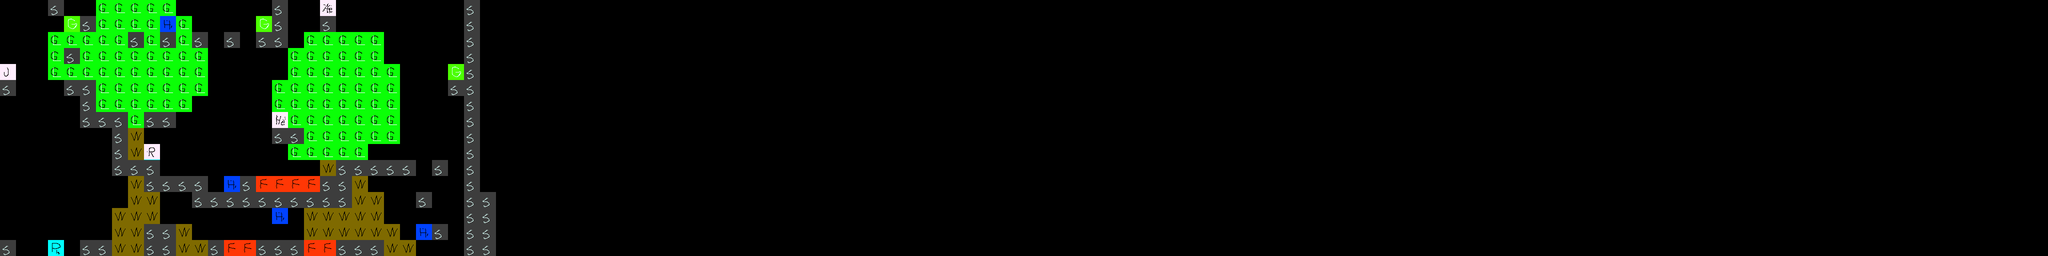

This is a level from a 2D game, rendered from its Tiled map with the project's own tilesets. A one-line summary and the map file follow, with tile-layer data summarised:
An orthogonal 128x16 tile map with 32x32 px tiles, 4 tile layers (Background, Solid, Foreground, Misc) and 5 objects.

<map version="1.0" orientation="orthogonal" width="128" height="16" tilewidth="32" tileheight="32">
 <properties>
  <property name="completeMessage" value="Level 1 Complete! Press Enter to Continue" />
  <property name="groundColor" value="0xffffff" />
  <property name="groundEmit" value="0x000000" />
  <property name="introMessage" value="Level 1 - The Forest" />
  <property name="skyColor" value="0x000000" />
  <property name="skyEmit" value="0x000000" />
 </properties>
 <tileset firstgid="1" name="tiles2" tilewidth="32" tileheight="32">
  <image source="tiles.png" width="512" height="512" />
 </tileset>
 <layer name="Background" width="128" height="16">
  <data>[2048 cells, 173 non-empty, 2 distinct tile ids]</data>
 </layer>
 <layer name="Solid" width="128" height="16">
  <data>[2048 cells, 104 non-empty, 9 distinct tile ids]</data>
 </layer>
 <layer name="Foreground" width="128" height="16">
  <data>[2048 cells, 0 non-empty, 0 distinct tile ids]</data>
 </layer>
 <layer name="Misc" width="128" height="16">
  <data>[2048 cells, 59 non-empty, 2 distinct tile ids]</data>
 </layer>
 <objectgroup name="Messages" width="128" height="16">
  <object x="64" y="416" width="96" height="96">
   <properties>
    <property name="message" value="Arrows for walking and jumping..." />
   </properties>
  </object>
  <object x="352" y="384" width="96" height="128">
   <properties>
    <property name="message" value="Watch out for fire..." />
   </properties>
  </object>
  <object x="512" y="384" width="96" height="128">
   <properties>
    <property name="message" value="Replenish your health with this..." />
   </properties>
  </object>
  <object x="352" y="255" width="96" height="96">
   <properties>
    <property name="message" value="Pick up the letters of evolution to evolve..." />
   </properties>
  </object>
  <object x="128" y="64" width="96" height="96">
   <properties>
    <property name="message" value="Find the goal. It is yellow..." />
   </properties>
  </object>
 </objectgroup>
</map>
